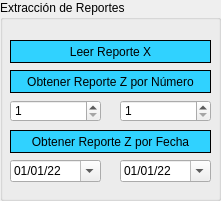
   <widget class="QGroupBox" name="groupBox_6">
    <property name="geometry">
     <rect>
      <x>680</x>
      <y>100</y>
      <width>221</width>
      <height>201</height>
     </rect>
    </property>
    <property name="layoutDirection">
     <enum>Qt::LeftToRight</enum>
    </property>
    <property name="title">
     <string>Extracción de Reportes</string>
    </property>
    <widget class="QSpinBox" name="obt_num_ini">
     <property name="geometry">
      <rect>
       <x>10</x>
       <y>100</y>
       <width>91</width>
       <height>22</height>
      </rect>
     </property>
     <property name="minimum">
      <number>1</number>
     </property>
     <property name="maximum">
      <number>9999</number>
     </property>
    </widget>
    <widget class="QSpinBox" name="obt_num_fin">
     <property name="geometry">
      <rect>
       <x>120</x>
       <y>100</y>
       <width>91</width>
       <height>22</height>
      </rect>
     </property>
     <property name="minimum">
      <number>1</number>
     </property>
     <property name="maximum">
      <number>9999</number>
     </property>
    </widget>
    <widget class="QPushButton" name="btnZnumero_obt">
     <property name="geometry">
      <rect>
       <x>10</x>
       <y>70</y>
       <width>201</width>
       <height>23</height>
      </rect>
     </property>
     <property name="styleSheet">
      <string notr="true">QPushButton {
    border: 1px solid #000000;
    background-color: rgb(48, 210, 255);
}

QPushButton:hover {
    background-color: rgb(38, 190, 235);
}

QPushButton:pressed {
    background-color: rgb(58, 230, 255);
}
</string>
     </property>
     <property name="text">
      <string>Obtener Reporte Z por Número</string>
     </property>
    </widget>
    <widget class="QDateEdit" name="obt_date_fin">
     <property name="geometry">
      <rect>
       <x>120</x>
       <y>160</y>
       <width>91</width>
       <height>22</height>
      </rect>
     </property>
     <property name="maximumDate">
      <date>
       <year>2299</year>
       <month>12</month>
       <day>31</day>
      </date>
     </property>
     <property name="displayFormat">
      <string>dd/MM/yy</string>
     </property>
     <property name="calendarPopup">
      <bool>true</bool>
     </property>
     <property name="date">
      <date>
       <year>2022</year>
       <month>1</month>
       <day>1</day>
      </date>
     </property>
    </widget>
    <widget class="QPushButton" name="btnZfecha_obt">
     <property name="geometry">
      <rect>
       <x>10</x>
       <y>130</y>
       <width>201</width>
       <height>23</height>
      </rect>
     </property>
     <property name="styleSheet">
      <string notr="true">QPushButton {
    border: 1px solid #000000;
    background-color: rgb(48, 210, 255);
}

QPushButton:hover {
    background-color: rgb(38, 190, 235);
}

QPushButton:pressed {
    background-color: rgb(58, 230, 255);
}
</string>
     </property>
     <property name="text">
      <string>Obtener Reporte Z por Fecha</string>
     </property>
    </widget>
    <widget class="QDateEdit" name="obt_date_ini">
     <property name="geometry">
      <rect>
       <x>10</x>
       <y>160</y>
       <width>91</width>
       <height>22</height>
      </rect>
     </property>
     <property name="contextMenuPolicy">
      <enum>Qt::DefaultContextMenu</enum>
     </property>
     <property name="currentSection">
      <enum>QDateTimeEdit::DaySection</enum>
     </property>
     <property name="displayFormat">
      <string>dd/MM/yy</string>
     </property>
     <property name="calendarPopup">
      <bool>true</bool>
     </property>
     <property name="date">
      <date>
       <year>2022</year>
       <month>1</month>
       <day>1</day>
      </date>
     </property>
    </widget>
    <widget class="QPushButton" name="btnleerX">
     <property name="geometry">
      <rect>
       <x>10</x>
       <y>40</y>
       <width>201</width>
       <height>23</height>
      </rect>
     </property>
     <property name="styleSheet">
      <string notr="true">QPushButton {
    border: 1px solid #000000;
    background-color: rgb(48, 210, 255);
}

QPushButton:hover {
    background-color: rgb(38, 190, 235);
}

QPushButton:pressed {
    background-color: rgb(58, 230, 255);
}
</string>
     </property>
     <property name="text">
      <string>Leer Reporte X</string>
     </property>
    </widget>
   </widget>
